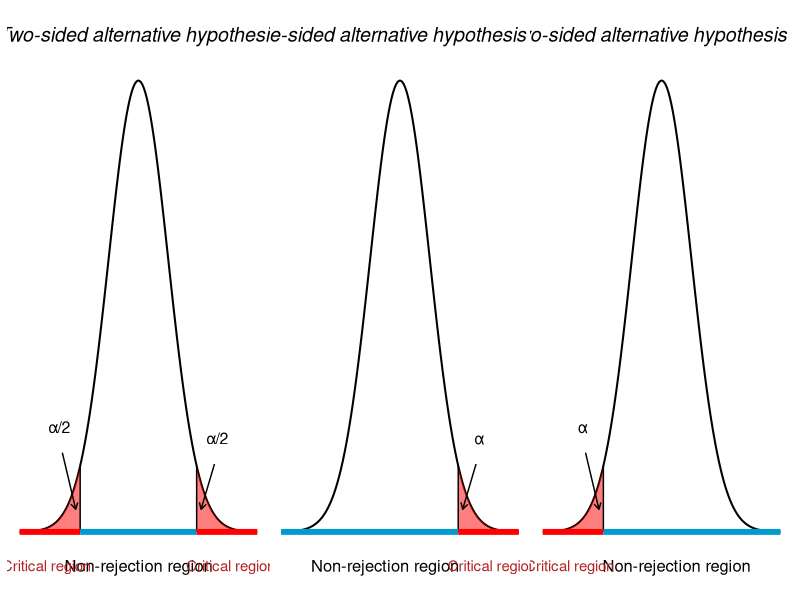
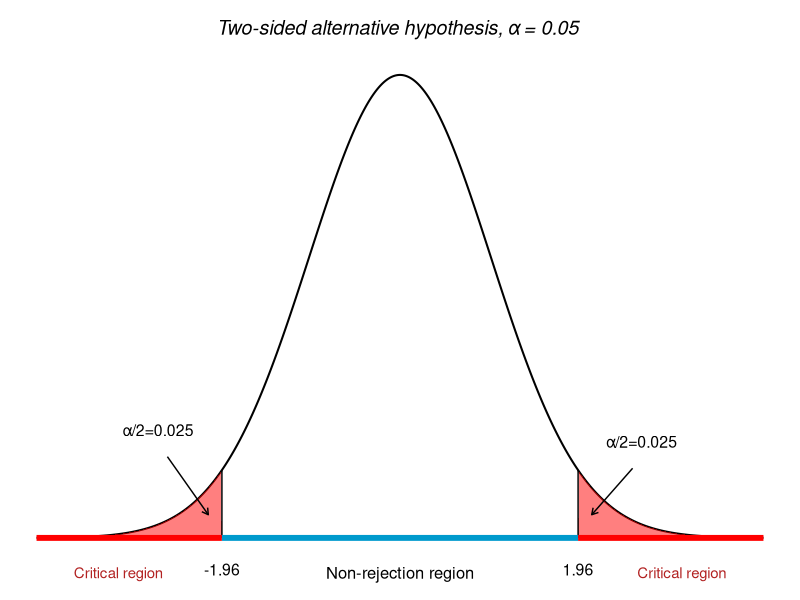
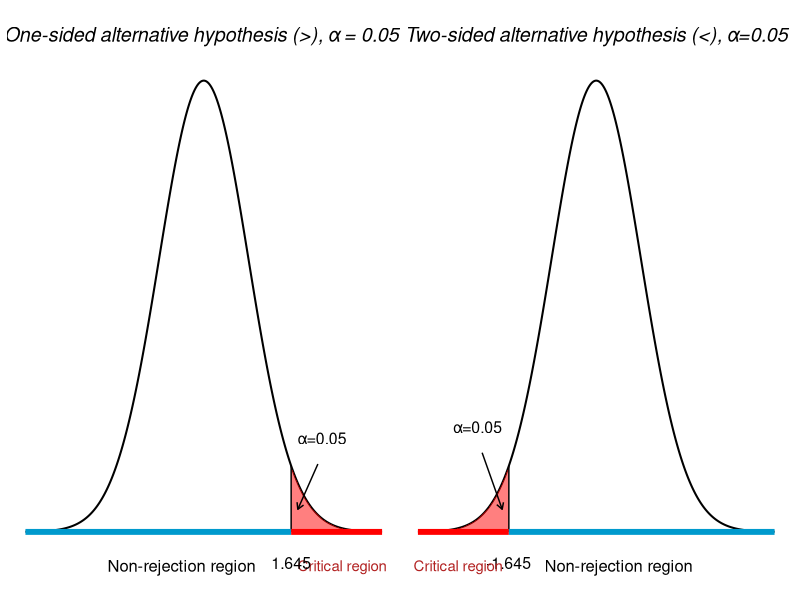
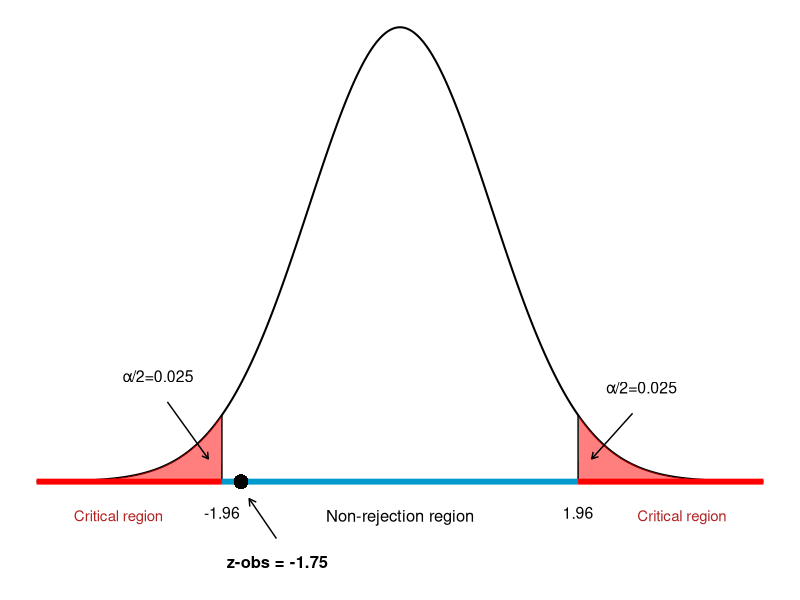
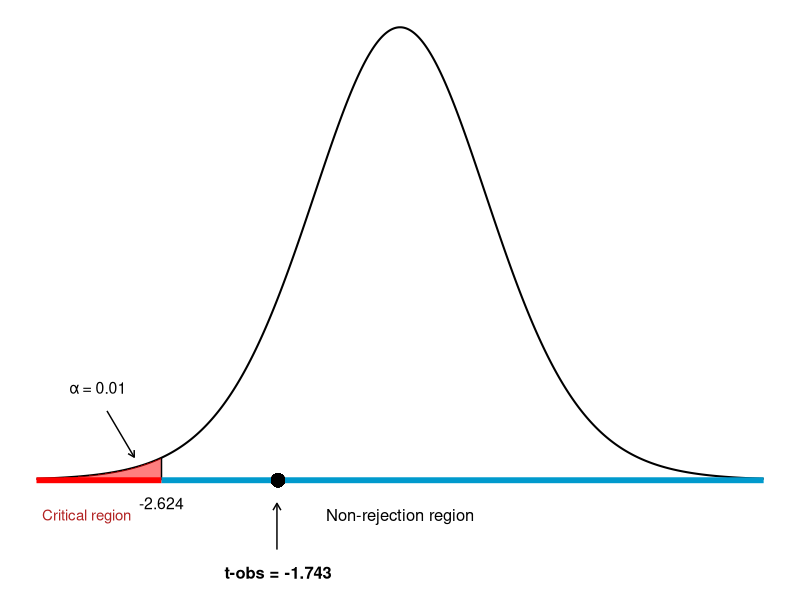
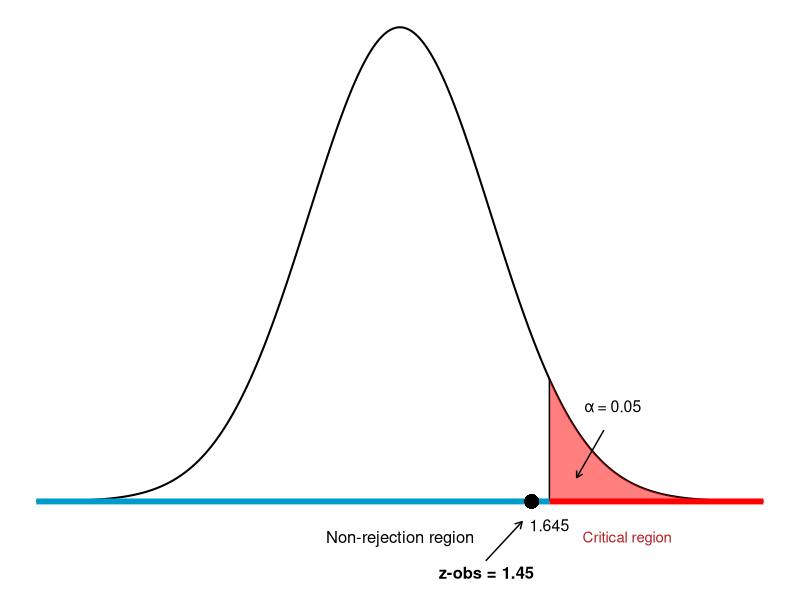
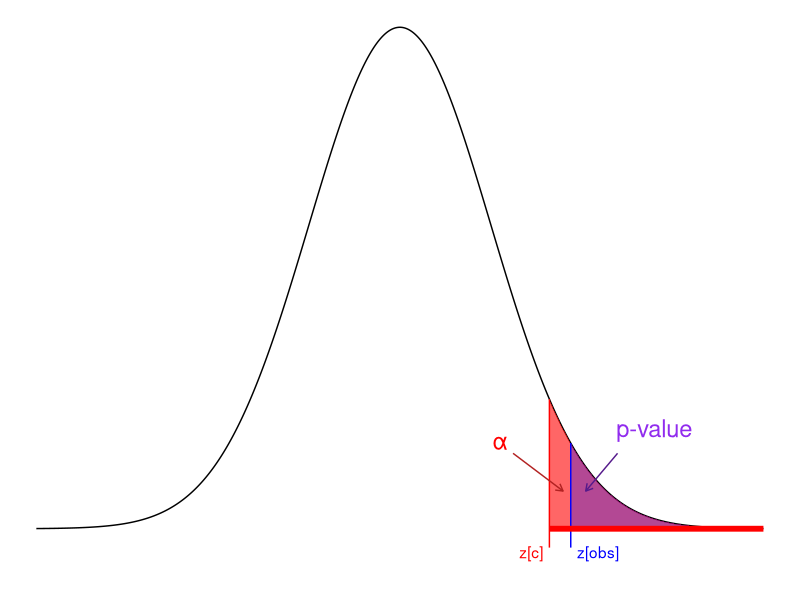
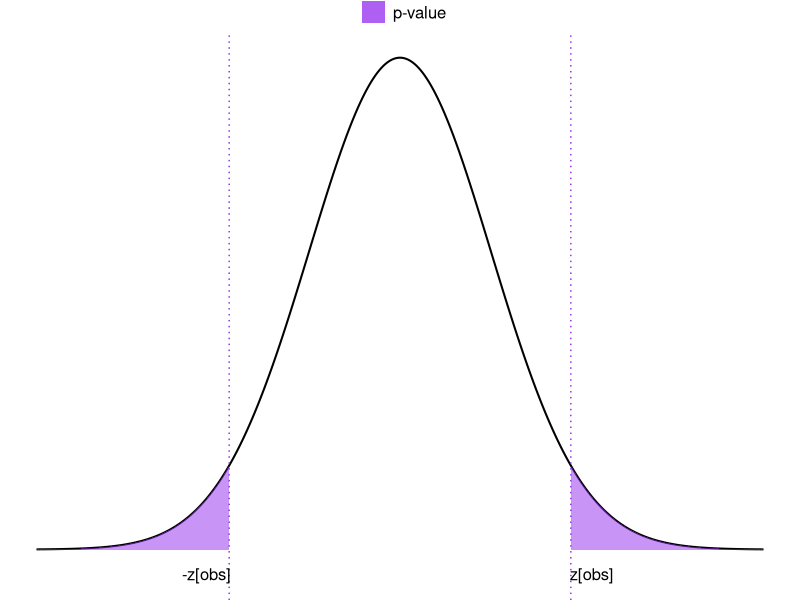

These charts were generated, in order, by the following R code:
## ---- chunk 1
#| warning: false
#| message: false
#| fig-width: 12
#| fig-height: 3
#| fig-align: center

library(ggplot2)
library(patchwork)

# Data for standard normal curve
x_vals <- seq(-4, 4, length.out = 1000)
df <- data.frame(x = x_vals, y = dnorm(x_vals))

# Define alpha level and critical values
alpha <- 0.05
crit_val <- qnorm(1 - alpha / 2)  # ≈ ±1.96

# Data for shaded critical regions
df_left <- subset(df, x <= -crit_val)
df_right <- subset(df, x >= crit_val)

# Find y-values at critical points
y_crit <- dnorm(crit_val)

# Base plot
p1 <- ggplot(df, aes(x = x, y = y)) +
  geom_line(color = "black", linewidth = 0.7) +

  # Shade the critical regions
  geom_area(data = df_left, fill = "red", alpha = 0.5) +
  geom_area(data = df_right, fill = "red", alpha = 0.5) +

  # Vertical lines at critical values that stop at the curve
  annotate("segment", x = -crit_val, xend = -crit_val, y = 0, yend = y_crit, linetype = "solid", color = "black") +
  annotate("segment", x = crit_val, xend = crit_val, y = 0, yend = y_crit, linetype = "solid", color = "black") +

  # Horizontal colored lines for critical and acceptance regions
  annotate("segment", x = -4, xend = -crit_val, y = 0, yend = 0, color = "red", linewidth = 2) +
  annotate("segment", x = -crit_val, xend = crit_val, y = 0, yend = 0, color = "deepskyblue3", linewidth = 2) +
  annotate("segment", x = crit_val, xend = 4, y = 0, yend = 0, color = "red", linewidth = 2) +

   # Arrows pointing into tails
  annotate("segment", x = -crit_val-0.6, xend = -crit_val-0.15, y = 0.07, yend = 0.02,
           arrow = arrow(length = unit(0.18, "cm")), color = "black") +
  annotate("segment", x = crit_val + 0.6, xend = crit_val + 0.15, y = 0.06, yend = 0.02,
           arrow = arrow(length = unit(0.18, "cm")), color = "black") +

  # Annotate regions
  annotate("text", x = 0, y = 0.44, label = "Two-sided alternative hypothesis", size = 5, fontface = "italic") +
  annotate("text", x = 0, y = -0.03, label = "Non-rejection region", size = 4.2) +
  annotate("text", x = -3.1, y = -0.03, label = "Critical region", size = 3.8, color = "firebrick") +
  annotate("text", x = 3.1, y = -0.03, label = "Critical region", size = 3.8, color = "firebrick") +
  annotate("text", x = -crit_val-0.7, y = 0.1, label = "α/2", color = "black", size = 4, vjust = 1.2) +
  annotate("text", x = crit_val+0.7, y = 0.09, label = "α/2", color = "black", size = 4, vjust = 1.2) +

  # Clean theme
  labs(x = NULL, y = NULL) +
  theme_void() +
  theme(
    axis.text.y = element_blank(),
    axis.ticks = element_blank(),
    panel.grid = element_blank()
  )

#  plot
p2 <- ggplot(df, aes(x = x, y = y)) +
  geom_line(color = "black", linewidth = 0.7) +

  # Shade the critical regions
  geom_area(data = df_right, fill = "red", alpha = 0.5) +

  # Vertical  lines at critical values that stop at the curve

  annotate("segment", x = crit_val, xend = crit_val, y = 0, yend = y_crit, linetype = "solid", color = "black") +

  # Horizontal colored lines for critical and acceptance regions

  annotate("segment", x = -4, xend = crit_val, y = 0, yend = 0, color = "deepskyblue3", linewidth = 2) +
  annotate("segment", x = crit_val, xend = 4, y = 0, yend = 0, color = "red", linewidth = 2) +

   # Arrows pointing into tails
  annotate("segment", x = crit_val + 0.6, xend = crit_val + 0.15, y = 0.06, yend = 0.02,
           arrow = arrow(length = unit(0.18, "cm")), color = "black") +

  # Annotate regions
  annotate("text", x = 0, y = 0.44, label = "One-sided alternative hypothesis (>)", size = 5, fontface = "italic") +
  annotate("text", x = -0.5, y = -0.03, label = "Non-rejection region", size = 4.2) +
  annotate("text", x = 3.1, y = -0.03, label = "Critical region", size = 3.8, color = "firebrick") +
  annotate("text", x = crit_val+0.7, y = 0.09, label = "α", color = "black", size = 4, vjust = 1.2) +

  # Clean theme
  labs(x = NULL, y = NULL) +
  theme_void() +
  theme(
    axis.text.y = element_blank(),
    axis.ticks = element_blank(),
    panel.grid = element_blank()
  )

# plot

p3 <- ggplot(df, aes(x = x, y = y)) +
  geom_line(color = "black", linewidth = 0.7) +

  # Shade the critical regions
  geom_area(data = df_left, fill = "red", alpha = 0.5) +

  # Vertical lines at critical values that stop at the curve
  annotate("segment", x = -crit_val, xend = -crit_val, y = 0, yend = y_crit, linetype = "solid", color = "black") +


  # Horizontal colored lines for critical and acceptance regions
  annotate("segment", x = -4, xend = -crit_val, y = 0, yend = 0, color = "red", linewidth = 2) +
  annotate("segment", x = -crit_val, xend = 4 , y = 0, yend = 0, color = "deepskyblue3", linewidth = 2) +


   # Arrows pointing into tails
  annotate("segment", x = -crit_val-0.6, xend = -crit_val-0.15, y = 0.07, yend = 0.02,
           arrow = arrow(length = unit(0.18, "cm")), color = "black") +


  # Annotate regions
  annotate("text", x = 0, y = 0.44, label = "Two-sided alternative hypothesis (<)", size = 5, fontface = "italic") +
  annotate("text", x = 0.5, y = -0.03, label = "Non-rejection region", size = 4.2) +
  annotate("text", x = -3.1, y = -0.03, label = "Critical region", size = 3.8, color = "firebrick") +
  annotate("text", x = -crit_val-0.7, y = 0.1, label = "α", color = "black", size = 4, vjust = 1.2) +
  # Clean theme
  labs(x = NULL, y = NULL) +
  theme_void() +
  theme(
    axis.text.y = element_blank(),
    axis.ticks = element_blank(),
    panel.grid = element_blank()
  )

p1+ p2+ p3
## ---- chunk 2
#| message: false
#| warning: false
#| fig-align: center
#| fig-height: 4
#| fig-width: 9

ggplot(df, aes(x = x, y = y)) +
  geom_line(color = "black", linewidth = 0.7) +

  # Shade the critical regions
  geom_area(data = df_left, fill = "red", alpha = 0.5) +
  geom_area(data = df_right, fill = "red", alpha = 0.5) +

  # Vertical lines at critical values that stop at the curve
  annotate("segment", x = -crit_val, xend = -crit_val, y = 0, yend = y_crit, linetype = "solid", color = "black") +
  annotate("segment", x = crit_val, xend = crit_val, y = 0, yend = y_crit, linetype = "solid", color = "black") +

  # Horizontal colored lines for critical and acceptance regions
  annotate("segment", x = -4, xend = -crit_val, y = 0, yend = 0, color = "red", linewidth = 2) +
  annotate("segment", x = -crit_val, xend = crit_val, y = 0, yend = 0, color = "deepskyblue3", linewidth = 2) +
  annotate("segment", x = crit_val, xend = 4, y = 0, yend = 0, color = "red", linewidth = 2) +

   # Arrows pointing into tails
  annotate("segment", x = -crit_val-0.6, xend = -crit_val-0.15, y = 0.07, yend = 0.02,
           arrow = arrow(length = unit(0.18, "cm")), color = "black") +
  annotate("segment", x = crit_val + 0.6, xend = crit_val + 0.15, y = 0.06, yend = 0.02,
           arrow = arrow(length = unit(0.18, "cm")), color = "black") +

  # Annotate regions
  annotate("text", x = 0, y = 0.44, label = "Two-sided alternative hypothesis, α = 0.05 ", size = 5, fontface = "italic") +
  annotate("text", x = 0, y = -0.03, label = "Non-rejection region", size = 4.2) +
  annotate("text", x = -3.1, y = -0.03, label = "Critical region", size = 3.8, color = "firebrick") +
  annotate("text", x = 3.1, y = -0.03, label = "Critical region", size = 3.8, color = "firebrick") +
  annotate("text", x = -crit_val-0.7, y = 0.1, label = "α/2=0.025", color = "black", size = 4, vjust = 1.2) +
  annotate("text", x = crit_val+0.7, y = 0.09, label = "α/2=0.025", color = "black", size = 4, vjust = 1.2) +
   annotate("text", x = -crit_val, y = -0.02, label = "-1.96", color = "black", size = 4, vjust = 1.2) +
  annotate("text", x = crit_val, y = - 0.02 , label = "1.96", color = "black", size = 4, vjust = 1.2) +

  # Clean theme
  labs(x = NULL, y = NULL) +
  theme_void() +
  theme(
    axis.text.y = element_blank(),
    axis.ticks = element_blank(),
    panel.grid = element_blank()
  )


## ---- chunk 3
#| message: false
#| warning: false
#| fig-align: center
#| fig-height: 5
#| fig-width: 12
p11 <- ggplot(df, aes(x = x, y = y)) +
  geom_line(color = "black", linewidth = 0.7) +

  # Shade the critical regions
  geom_area(data = df_right, fill = "red", alpha = 0.5) +

  # Vertical  lines at critical values that stop at the curve

  annotate("segment", x = crit_val, xend = crit_val, y = 0, yend = y_crit, linetype = "solid", color = "black") +

  # Horizontal colored lines for critical and acceptance regions

  annotate("segment", x = -4, xend = crit_val, y = 0, yend = 0, color = "deepskyblue3", linewidth = 2) +
  annotate("segment", x = crit_val, xend = 4, y = 0, yend = 0, color = "red", linewidth = 2) +

   # Arrows pointing into tails
  annotate("segment", x = crit_val + 0.6, xend = crit_val + 0.15, y = 0.06, yend = 0.02,
           arrow = arrow(length = unit(0.18, "cm")), color = "black") +

  # Annotate regions
  annotate("text", x = 0, y = 0.44, label = "One-sided alternative hypothesis (>), α = 0.05 ", size = 5, fontface = "italic") +
  annotate("text", x = -0.5, y = -0.03, label = "Non-rejection region", size = 4.2) +
  annotate("text", x = 3.1, y = -0.03, label = "Critical region", size = 3.8, color = "firebrick") +
  annotate("text", x = crit_val+0.7, y = 0.09, label = "α=0.05", color = "black", size = 4, vjust = 1.2) +
  annotate("text", x = crit_val, y = - 0.02 , label = "1.645", color = "black", size = 4, vjust = 1.2) +

  # Clean theme
  labs(x = NULL, y = NULL) +
  theme_void() +
  theme(
    axis.text.y = element_blank(),
    axis.ticks = element_blank(),
    panel.grid = element_blank()
  )

p22 <-  ggplot(df, aes(x = x, y = y)) +
  geom_line(color = "black", linewidth = 0.7) +

  # Shade the critical regions
  geom_area(data = df_left, fill = "red", alpha = 0.5) +

  # Vertical lines at critical values that stop at the curve
  annotate("segment", x = -crit_val, xend = -crit_val, y = 0, yend = y_crit, linetype = "solid", color = "black") +

  # Horizontal colored lines for critical and acceptance regions
  annotate("segment", x = -4, xend = -crit_val, y = 0, yend = 0, color = "red", linewidth = 2) +
  annotate("segment", x = -crit_val, xend = 4 , y = 0, yend = 0, color = "deepskyblue3", linewidth = 2) +
   # Arrows pointing into tails
  annotate("segment", x = -crit_val-0.6, xend = -crit_val-0.15, y = 0.07, yend = 0.02,
           arrow = arrow(length = unit(0.18, "cm")), color = "black") +
  annotate("text", x = -crit_val, y = - 0.02 , label = "-1.645", color = "black", size = 4, vjust = 1.2) +
  # Annotate regions
  annotate("text", x = 0, y = 0.44, label = "Two-sided alternative hypothesis (<), α=0.05", size = 5, fontface = "italic") +
  annotate("text", x = 0.5, y = -0.03, label = "Non-rejection region", size = 4.2) +
  annotate("text", x = -3.1, y = -0.03, label = "Critical region", size = 3.8, color = "firebrick") +
  annotate("text", x = -crit_val-0.7, y = 0.1, label = "α=0.05", color = "black", size = 4, vjust = 1.2) +
  
  # Clean theme
  labs(x = NULL, y = NULL) +
  theme_void() +
  theme(
    axis.text.y = element_blank(),
    axis.ticks = element_blank(),
    panel.grid = element_blank()
  )

p11 + p22

## ---- chunk 4
#| message: false
#| warning: false
#| fig-align: center
#| fig-height: 4
#| fig-width: 9

z_obs <- -1.75

ggplot(df, aes(x = x, y = y)) +
  geom_line(color = "black", linewidth = 0.7) +
  
  # Shade the critical regions
  geom_area(data = df_left, fill = "red", alpha = 0.5) +
  geom_area(data = df_right, fill = "red", alpha = 0.5) +


  # Vertical lines at critical values that stop at the curve
  annotate("segment", x = -crit_val, xend = -crit_val, y = 0, yend = y_crit, linetype = "solid", color = "black") +
  annotate("segment", x = crit_val, xend = crit_val, y = 0, yend = y_crit, linetype = "solid", color = "black") +

  # Horizontal colored lines for critical and acceptance regions
  annotate("segment", x = -4, xend = -crit_val, y = 0, yend = 0, color = "red", linewidth = 2) +
  annotate("segment", x = -crit_val, xend = crit_val, y = 0, yend = 0, color = "deepskyblue3", linewidth = 2) +
  annotate("segment", x = crit_val, xend = 4, y = 0, yend = 0, color = "red", linewidth = 2) +

   # Arrows pointing into tails
  annotate("segment", x = -crit_val-0.6, xend = -crit_val-0.15, y = 0.07, yend = 0.02,
           arrow = arrow(length = unit(0.18, "cm")), color = "black") +
  annotate("segment", x = crit_val + 0.6, xend = crit_val + 0.15, y = 0.06, yend = 0.02,
           arrow = arrow(length = unit(0.18, "cm")), color = "black") +
    annotate("segment", x = -crit_val + 0.6, xend = -crit_val + 0.3, y = -0.05, yend = -0.015,
           arrow = arrow(length = unit(0.2, "cm")), color = "black") +

  # Annotate regions
  annotate("text", x = 0, y = -0.03, label = "Non-rejection region", size = 4.2) +
  annotate("text", x = -3.1, y = -0.03, label = "Critical region", size = 3.8, color = "firebrick") +
  annotate("text", x = 3.1, y = -0.03, label = "Critical region", size = 3.8, color = "firebrick") +
  annotate("text", x = -crit_val-0.7, y = 0.1, label = "α/2=0.025", color = "black", size = 4, vjust = 1.2) +
  annotate("text", x = crit_val+0.7, y = 0.09, label = "α/2=0.025", color = "black", size = 4, vjust = 1.2) +
   annotate("text", x = -crit_val, y = -0.02, label = "-1.96", color = "black", size = 4, vjust = 1.2) +
  annotate("text", x = crit_val, y = - 0.02 , label = "1.96", color = "black", size = 4, vjust = 1.2) +
  annotate("text", x = z_obs + 0.4, y = -0.08, label = "z-obs = -1.75", size = 4.2,  vjust = -0.4, fontface = "bold") +

      
  # point for observed value
  geom_point(x = z_obs, y =0, size = 4) +
  
  # Clean theme
  labs(x = NULL, y = NULL) +
  theme_void() +
  theme(
    axis.text.y = element_blank(),
    axis.ticks = element_blank(),
    panel.grid = element_blank()
  )

## ---- chunk 5
#| message: false
#| warning: false
#| fig-align: center
#| fig-height: 4
#| fig-width: 8

# Parameters
df <- 14
alpha <- 0.01
t_obs <- -1.743
crit_val <- qt(1 - alpha, df)
y_crit <- dt(crit_val, df)

# Data
x <- seq(-4, 4, length.out = 1000)
df_plot <- data.frame(x = x, y = dt(x, df))
df_left <- subset(df_plot, x <= -crit_val)

# Plot
ggplot(df_plot, aes(x = x, y = y)) +
  geom_line(color = "black", linewidth = 0.7) +

  # Shaded critical regions
  geom_area(data = df_left, fill = "red", alpha = 0.5) +

  # Vertical lines at critical values
  annotate("segment", x = -crit_val, xend = -crit_val, y = 0, yend = y_crit, color = "black") +


  # Horizontal lines
  annotate("segment", x = -4, xend = -crit_val, y = 0, yend = 0, color = "red", linewidth = 2) +
  annotate("segment", x = -crit_val, xend = 4, y = 0, yend = 0, color = "deepskyblue3", linewidth = 2) +


  # Arrows 
  annotate("segment", x = -crit_val-0.6, xend = -crit_val-0.3, y = 0.06, yend = 0.02,
           arrow = arrow(length = unit(0.18, "cm")), color = "black") +
  annotate("segment", x = -crit_val + 1.27, xend = -crit_val + 1.27, y = -0.06, yend =-0.02, arrow = arrow(length = unit(0.2, "cm")), color = "black") +

  # Region annotations
  annotate("text", x = 0, y = -0.03, label = "Non-rejection region", size = 4.2) +
  annotate("text", x = -3.45, y = -0.03, label = "Critical region", size = 3.8, color = "firebrick") +


  # Label critical values
  annotate("text", x = -crit_val, y = -0.02, label = sprintf("-%.3f", crit_val), color = "black", size = 4) +
  annotate("text", x = -crit_val-0.7, y = 0.08, label = "α = 0.01", size = 4) +

  # Observed value
  geom_point(aes(x = t_obs + 0.4, y = 0), size = 4) +
  annotate("text", x = t_obs + 0.4, y = -0.08, label = "t-obs = -1.743", size = 4.2, fontface = "bold") +

  # Theme
  labs(x = NULL, y = NULL) +
  theme_void() +
  theme(
    axis.text.y = element_blank(),
    axis.ticks = element_blank(),
    panel.grid = element_blank()
  )
## ---- chunk 6
#| message: false
#| warning: false
#| fig-align: center
#| fig-height: 4
#| fig-width: 8

# Parameters
alpha <- 0.05
z_obs <- 1.45
crit_val <- qnorm(1 - alpha)
y_crit <- dnorm(crit_val)

# Data for normal curve
x <- seq(-4, 4, length.out = 1000)
df_plot <- data.frame(x = x, y = dnorm(x))
df_right <- subset(df_plot, x >= crit_val)

# Plot
ggplot(df_plot, aes(x = x, y = y)) +
  geom_line(color = "black", linewidth = 0.7) +

  # Shaded critical region
  geom_area(data = df_right, fill = "red", alpha = 0.5) +

  # Vertical line at critical value
  annotate("segment", x = crit_val, xend = crit_val, y = 0, yend = y_crit, color = "black") +

  # Horizontal lines
  annotate("segment", x = crit_val, xend = 4, y = 0, yend = 0, color = "red", linewidth = 2) +
  annotate("segment", x = -4, xend = crit_val, y = 0, yend = 0, color = "deepskyblue3", linewidth = 2) +

  # Arrows
  annotate("segment", x = crit_val + 0.6, xend = crit_val + 0.3, y = 0.06, yend = 0.02,
           arrow = arrow(length = unit(0.18, "cm")), color = "black") +
  annotate("segment", x = crit_val - 0.7, xend = crit_val - 0.3, y = -0.05, yend = -0.017,
           arrow = arrow(length = unit(0.2, "cm")), color = "black") +

  # Region annotations
  annotate("text", x = 0, y = -0.03, label = "Non-rejection region", size = 4.2) +
  annotate("text", x = 2.5, y = -0.03, label = "Critical region", size = 3.8, color = "firebrick") +

  # Label critical value and alpha
  annotate("text", x = crit_val, y = -0.02, label = sprintf("%.3f", crit_val), color = "black", size = 4) +
  annotate("text", x = crit_val + 0.7, y = 0.08, label = "α = 0.05", size = 4) +

  # Observed z value
  geom_point(aes(x = z_obs, y = 0), size = 4) +
  annotate("text", x = z_obs-0.5, y = -0.06, label = "z-obs = 1.45", size = 4.2, fontface = "bold") +

  # Theme
  labs(x = NULL, y = NULL) +
  theme_void() +
  theme(
    axis.text.y = element_blank(),
    axis.ticks = element_blank(),
    panel.grid = element_blank()
  )

## ---- chunk 7
#| message: false
#| warning: false
#| fig-align: center
#| fig-height: 5
#| fig-width: 10
#| 
# Set values
zc <- 1.645         # critical value for alpha = 0.05 (right-tailed)
z_obs <- 1.88       # example observed z-value
alpha <- 0.05
p_value <- 1 - pnorm(z_obs)  # right-tail p-value

y_crit <- dnorm(zc)
y_obs <- dnorm(z_obs)

# Generate normal distribution
x_vals <- seq(-4, 4, length.out = 1000)
df <- data.frame(x = x_vals, y = dnorm(x_vals))

# Highlight critical region (α = 0.05)
df_crit <- subset(df, x >= zc)

# Highlight p-value region
df_pval <- subset(df, x >= z_obs)

ggplot(df, aes(x = x, y = y)) +
  geom_line(color = "black") +
  
  # Critical region
  geom_area(data = df_crit, aes(x = x, y = y), fill = "red", alpha = 0.6) +
  
  # P-value region
  geom_area(data = df_pval, aes(x = x, y = y), fill = "blue", alpha = 0.3) +
  
  # Vertical line at critical value
  annotate("segment", x = zc, xend = zc, y = -0.015, yend = y_crit, color = "red") +
  annotate("segment", x = z_obs, xend = z_obs, y = -0.015, yend = y_obs, color = "blue") +
  
    # Arrows
  annotate("segment", x = zc + 0.75, xend = zc + 0.4, y = 0.06, yend = 0.03,
           arrow = arrow(length = unit(0.2, "cm")), color = "purple4") +
  annotate("segment", x = zc - 0.4, xend = zc + 0.15, y = 0.06, yend = 0.03,
           arrow = arrow(length = unit(0.2, "cm")), color = "firebrick") +

  # Labels
  annotate("text", x = zc-0.2, y = -0.035, label = "z[c]", color = "red", vjust = -1.2) +
  annotate("text", x = z_obs+0.3, y = -0.035, label = "z[obs]", color = "blue", vjust = -1.2) +
  annotate("text", x = 2.8, y = 0.08, label = "p-value", color = "purple2",  size = 6) +
  annotate("text", x = 1.1, y = 0.07, label = "α", color = "red", size = 6) +
  annotate("segment", x = zc, xend = 4, y = 0, yend = 0, color = "red", linewidth = 2) +
  labs(x = "Z", y = NULL) +
  theme_void() +
  theme(axis.text.y = element_blank(),
        axis.ticks.y = element_blank(),
        panel.grid.minor = element_blank())
## ---- chunk 8
#| message: false
#| warning: false
#| fig-align: center
#| fig-height: 5
#| fig-width: 10

# Define observed z-value
z_obs <- 1.88

# Generate data
x_vals <- seq(-4, 4, length.out = 1000)
df <- data.frame(x = x_vals, y = dnorm(x_vals))

# Define data for shaded p-value regions
df_left <- subset(df, x <= -z_obs)
df_right <- subset(df, x >= z_obs)

# Plot
ggplot(df, aes(x = x, y = y)) +
  geom_line(color = "black", linewidth = 0.7) +

  # Add shaded areas (with named fills for legend)
  geom_area(data = df_left, aes(x = x, y = y, fill = "p-value"), alpha = 0.5) +
  geom_area(data = df_right, aes(x = x, y = y, fill = "p-value"), alpha = 0.5) +

  # Vertical dashed lines at ±z_obs
  geom_vline(xintercept = c(-z_obs, z_obs), color = "purple2", linetype = "dotted") +

  # Labels
  annotate("text", x = -z_obs - 0.25, y = -0.02, label = "-z[obs]", size = 4.2) +
  annotate("text", x = z_obs + 0.23, y = -0.02, label = "z[obs]", size = 4.2) +

  # Fill legend
  scale_fill_manual(name = "", values = c("p-value" = "purple2")) +

  # Clean theme
  labs(x = NULL, y = NULL) +
  theme_void() +
  theme(
    legend.position = "top",
    legend.text = element_text(size = 12),
    axis.text.y = element_blank(),
    axis.ticks = element_blank(),
    panel.grid = element_blank()
  )
